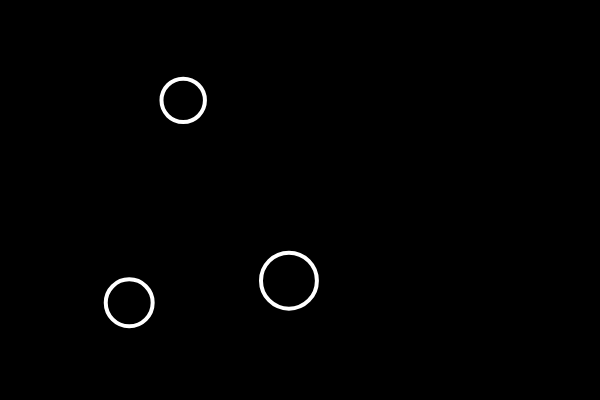
Frame 1 (no input)
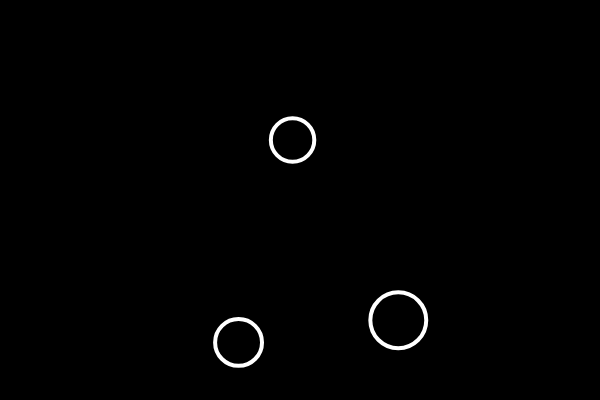
Frame 60 (no input)
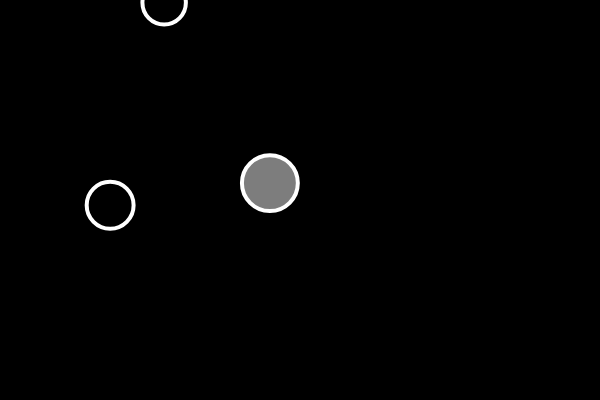
Frame 120 (the mouse pressed at the canvas centre since frame 60)

The p5.js sketch that drew these frames (run headless with seeded random() and noise() and a simulated clock; from frame 60 on, the mouse is pressed at the canvas centre):

// p5.js sketch
// ── sketch.js
//成果物1)ピンボールゲーム
//bubbleをn個出して全部消すまでのタイムを競う
//タイムに応じてランクが決める

// bubblesを個別にバラバラに動かす
// 追加：カウントダウン機能を搭載
// 追加：残り時間によってランクを分ける
// 追加：bubblesを画像に置き換え
// 追加：マウスカーソルを他の画像にする
// 【済】追加：bubblesが空になったらメッセージ

let bubbles = [];
let speedX = 5;
let speedY = 3;

function setup() {
  createCanvas(600, 400);
  for (let i = 0; i < random(10); i++){
    let x = random(width);
    let y = random(height);
    let r = random(20,30);
    let b = new Bubble(x, y, r);
    bubbles.push(b);
  }
}

function mousePressed() {
  for (let i = 0; i < bubbles.length; i++){
    if (bubbles[i].contains(mouseX,mouseY)) {
      bubbles.splice(i,1)
      console.log("length",bubbles.length)
      if (bubbles.length == 0){
        alert('Clear!')
      }
    }
  }
}

function draw() {
  background(0);
  for (let i = 0; i < bubbles.length; i++) {
    if (bubbles[i].contains(mouseX,mouseY)){
      bubbles[i].changeColor();
    }
    bubbles[i].move();
    bubbles[i].show();
  }
}

class Bubble {
  constructor(x, y, r) {
    this.x = x;
    this.y = y;
    this.r = r;
    this.brightness = 0;
  }

  changeColor() {
    this.brightness = 255;
  }

  contains(px, py) {
    let d = dist(px, py, this.x, this.y);
    if (d < this.r) {
      return true;
    } else {
      return false;
    }
  }

  move() {
    if (this.x > width || this.y > height){
      speedX = random(-5);
      speedY = random(-3);
    } else if (this.x < 0 || this.y < 0) {
      speedX = random(5);
      speedY = random(3);
    }
    this.x = this.x + speedX;
    this.y = this.y + speedY;
  }

  show() {
    stroke(255);
    strokeWeight(4);
    fill(this.brightness, 125);
    ellipse(this.x, this.y, this.r * 2);
  }
}
